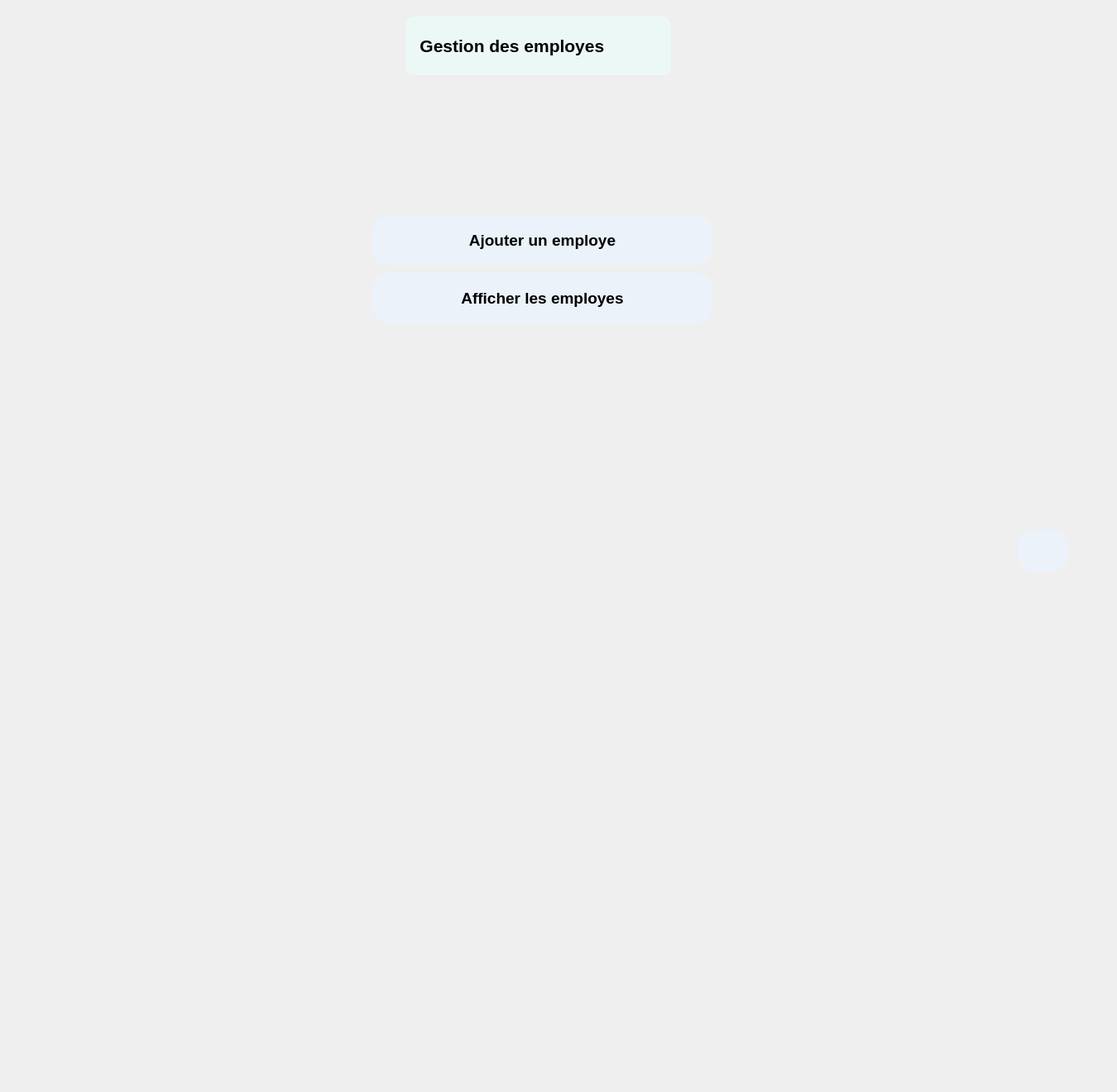
       <widget class="QWidget" name="acceuilEmploye">
        <widget class="QPushButton" name="employesBtnPage_5">
         <property name="geometry">
          <rect>
           <x>450</x>
           <y>330</y>
           <width>411</width>
           <height>61</height>
          </rect>
         </property>
         <property name="font">
          <font>
           <pointsize>14</pointsize>
           <weight>75</weight>
           <bold>true</bold>
          </font>
         </property>
         <property name="styleSheet">
          <string notr="true">QPushButton{
background: #EBF2FA;
color: black;
border-radius: 20px;
}  
QPushButton:hover
{
color: white;
background: #0FAC71;
} </string>
         </property>
         <property name="text">
          <string>Afficher les employes</string>
         </property>
        </widget>
        <widget class="QPushButton" name="ajouterEmployePageBtn">
         <property name="geometry">
          <rect>
           <x>450</x>
           <y>260</y>
           <width>411</width>
           <height>61</height>
          </rect>
         </property>
         <property name="font">
          <font>
           <pointsize>14</pointsize>
           <weight>75</weight>
           <bold>true</bold>
          </font>
         </property>
         <property name="styleSheet">
          <string notr="true">QPushButton{
background: #EBF2FA;
color: black;
border-radius: 20px;
}  
QPushButton:hover
{
color: white;
background: #0FAC71;
} </string>
         </property>
         <property name="text">
          <string>Ajouter un employe</string>
         </property>
        </widget>
        <widget class="QLabel" name="label_26">
         <property name="geometry">
          <rect>
           <x>490</x>
           <y>20</y>
           <width>321</width>
           <height>71</height>
          </rect>
         </property>
         <property name="font">
          <font>
           <pointsize>16</pointsize>
           <weight>75</weight>
           <bold>true</bold>
          </font>
         </property>
         <property name="styleSheet">
          <string notr="true">QLabel{
background: #ecf8f6;
color: black;
border-radius: 10px;
}</string>
         </property>
         <property name="text">
          <string>   Gestion des employes</string>
         </property>
        </widget>
        <widget class="QPushButton" name="backMenulrr_4">
         <property name="geometry">
          <rect>
           <x>1230</x>
           <y>640</y>
           <width>61</width>
           <height>51</height>
          </rect>
         </property>
         <property name="font">
          <font>
           <pointsize>14</pointsize>
           <weight>75</weight>
           <bold>true</bold>
          </font>
         </property>
         <property name="styleSheet">
          <string notr="true">QPushButton{
background: #EBF2FA;
color: black;
border-radius: 20px;
}  
QPushButton:hover
{
color: white;
background: #0FAC71;
} </string>
         </property>
         <property name="text">
          <string/>
         </property>
         <property name="icon">
          <iconset resource="icon.qrc">
           <normaloff>:/icons/icon/log-out.svg</normaloff>:/icons/icon/log-out.svg</iconset>
         </property>
         <property name="iconSize">
          <size>
           <width>30</width>
           <height>30</height>
          </size>
         </property>
        </widget>
        <widget class="QLabel" name="label_21">
         <property name="geometry">
          <rect>
           <x>-10</x>
           <y>-110</y>
           <width>1341</width>
           <height>1311</height>
          </rect>
         </property>
         <property name="styleSheet">
          <string notr="true">QLabel { color: green; }</string>
         </property>
         <property name="text">
          <string/>
         </property>
         <property name="pixmap">
          <pixmap>:/new/prefix1/R.jpg</pixmap>
         </property>
        </widget>
        <zorder>label_21</zorder>
        <zorder>employesBtnPage_5</zorder>
        <zorder>ajouterEmployePageBtn</zorder>
        <zorder>label_26</zorder>
        <zorder>backMenulrr_4</zorder>
       </widget>
